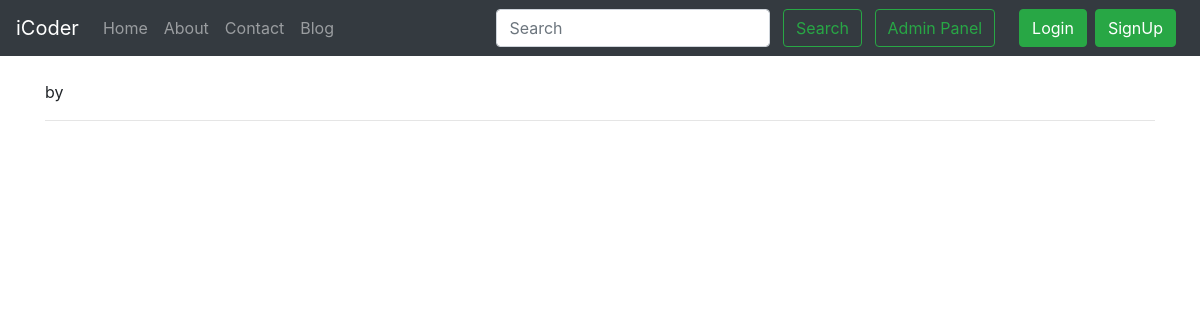
Page /blog/how-to-learn-javascript on the earlier database version.
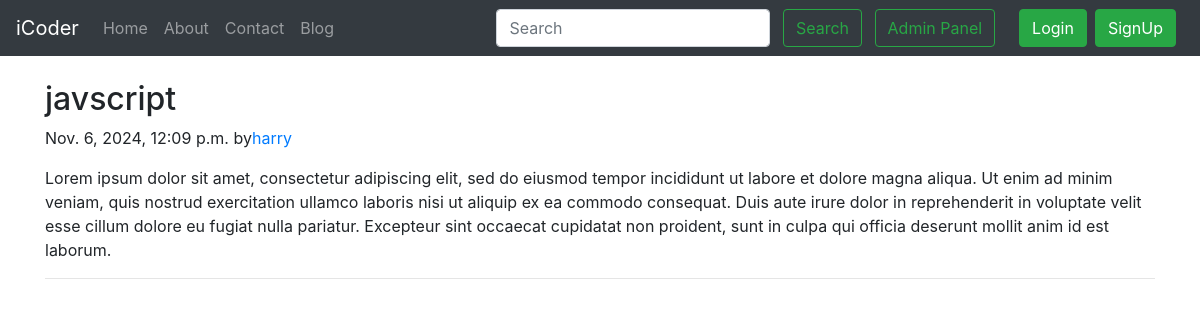
Same page on the later database version.
### blog/models.py (models this page shows, shortened)
class Post(models.Model):
    sno = models.AutoField(primary_key=True)
    author = models.CharField(max_length=20)
    title = models.CharField(max_length=255)
    content = models.TextField()
    slug = models.CharField(max_length=100, default='')
    timestamp = models.DateTimeField(blank=True)

### blog/views.py (the view)
# urls.py: path('<str:slug>', views.blogPost, name="blogPost"),
def blogPost(request, slug):
    post = Post.objects.filter(slug=slug).first()
    context = {'post':post}
    return render(request, 'blog/blogPost.html', context=context)

### templates/blog/blogPost.html (shortened to what this page needs)
{% extends "base.html" %}
{% block body %}
<div class="container my-4">
    <h2 class="blog-post-title">{{post.title}}</h2>
    <p class="blog-post-meta">{{post.timestamp}} by<a href="about/">{{post.author}}</a></p>
    <p>{{post.content}}</p>
    <hr>
  </div>
{% endblock body %}

Differences in the rows shown:
added Post: title "javscript", timestamp "Nov. 6, 2024, 12:09 p.m.", author "harry", content "Lorem ipsum dolor sit amet, consectetur adipiscing elit, sed do eiusmod tempor incididunt ut labore et dolore magna aliqua. Ut enim ad minim veniam, quis nostrud exercitation ullamco laboris nisi ut aliquip ex ea commodo consequat. Duis aute irure dolor in reprehenderit in voluptate velit esse cillum dolore eu fugiat nulla pariatur. Excepteur sint occaecat cupidatat non proident, sunt in culpa qui officia deserunt mollit anim id est laborum."
